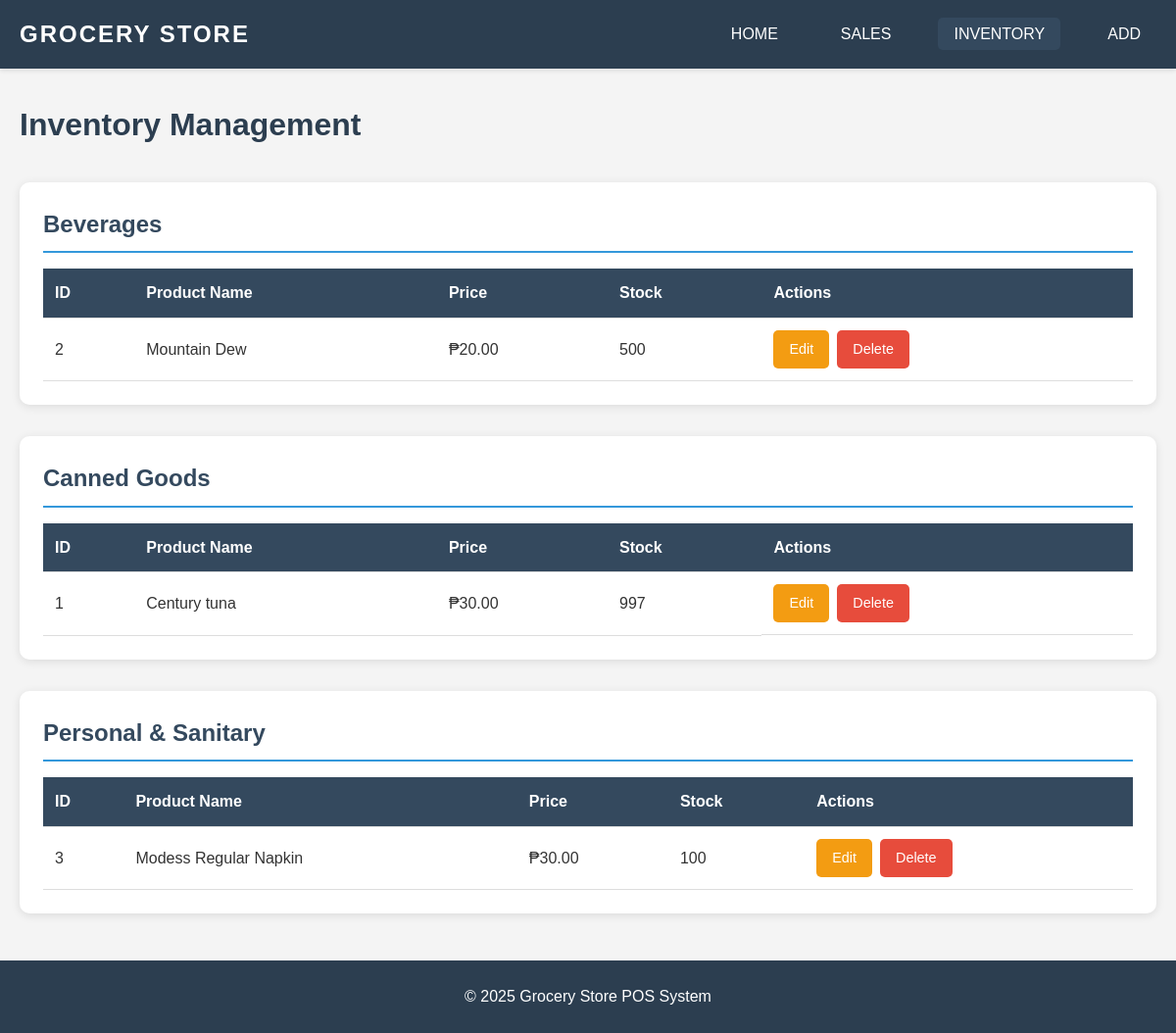
Page /inventory on the committed database.
### app.py (models this page shows, shortened)
class Product(db.Model):
    id = db.Column(db.Integer, primary_key=True)
    name = db.Column(db.String(200), nullable=False)
    category = db.Column(db.String(100), nullable=False)
    price = db.Column(db.Float, nullable=False)
    stock = db.Column(db.Integer, nullable=False, default=0)
    date_added = db.Column(db.DateTime, default=datetime.utcnow)

### app.py (the view)
@app.route('/inventory')
def inventory():
    products = Product.query.order_by(Product.category, Product.name).all()
    categories = {}
    for product in products:
        if product.category not in categories:
            categories[product.category] = []
        categories[product.category].append(product)
    return render_template('inventory.html', categories=categories)

### templates/inventory.html (shortened to what this page needs)
{% extends "base.html" %}
{% block content %}
<div class="inventory-container">
    <h1>Inventory Management</h1>
    {% if categories %}
        {% for category, products in categories.items() %}
        <div class="category-section">
            <h2>{{ category }}</h2>
            <table class="inventory-table">
                <thead>
                    <tr>
                        <th>ID</th>
                        <th>Product Name</th>
                        <th>Price</th>
                        <th>Stock</th>
                        <th>Actions</th>
                    </tr>
                </thead>
                <tbody>
                    {% for product in products %}
                    <tr class="{% if product.stock < 10 %}low-stock{% endif %}">
                        <td>{{ product.id }}</td>
                        <td>{{ product.name }}</td>
                        <td>₱{{ "%.2f"|format(product.price) }}</td>
                        <td>{{ product.stock }}</td>
                        <td class="actions">
                            <a href="{{ url_for('update_product', id=product.id) }}" class="btn btn-edit">Edit</a>
                            <a href="{{ url_for('delete_product', id=product.id) }}" class="btn btn-delete" onclick="return confirm('Are you sure you want to delete this product?')">Delete</a>
                        </td>
                    </tr>
                    {% endfor %}
                </tbody>
            </table>
        </div>
        {% endfor %}
    {% else %}
        <p class="no-data">No products in inventory. <a href="{{ url_for('add_product') }}">Add your first product</a></p>
    {% endif %}
</div>
{% endblock %}

### templates/base.html (shortened to what this page needs)
<!DOCTYPE html>
<html lang="en">
<head>
    <link rel="stylesheet" href="{{ url_for('static', filename='style.css') }}">
</head>
<body>
    <header>
        <nav>
            <div class="logo">
                <h1>GROCERY STORE</h1>
            </div>
            <ul class="nav-links">
                <li><a href="{{ url_for('home') }}" class="{% if request.endpoint == 'home' %}active{% endif %}">HOME</a></li>
                <li><a href="{{ url_for('sales') }}" class="{% if request.endpoint == 'sales' %}active{% endif %}">SALES</a></li>
                <li><a href="{{ url_for('inventory') }}" class="{% if request.endpoint == 'inventory' %}active{% endif %}">INVENTORY</a></li>
                <li><a href="{{ url_for('add_product') }}" class="{% if request.endpoint == 'add_product' %}active{% endif %}">ADD</a></li>
            </ul>
        </nav>
    </header>
    <main>
        {% block content %}{% endblock %}
    </main>
    <footer>
        <p>&copy; 2025 Grocery Store POS System</p>
    </footer>
</body>
</html>

### static/style.css (style rules this page uses)
* { margin: 0; padding: 0; box-sizing: border-box; }
body { font-family: Arial, sans-serif; line-height: 1.6; color: #333; background-color: #f4f4f4; }
header { background-color: #2c3e50; color: white; padding: 1rem 0; box-shadow: 0 2px 5px rgba(0,0,0,0.1); }
nav { max-width: 1200px; margin: 0 auto; padding: 0 20px; display: flex; justify-content: space-between; align-items: center; }
.logo h1 { font-size: 1.5rem; letter-spacing: 2px; }
.nav-links { display: flex; list-style: none; gap: 2rem; }
.nav-links a { color: white; text-decoration: none; padding: 0.5rem 1rem; border-radius: 5px; transition: background-color 0.3s; font-weight: 500; }
.nav-links a:hover, .nav-links a.active { background-color: #34495e; }
main { max-width: 1200px; margin: 2rem auto; padding: 0 20px; min-height: calc(100vh - 200px); }
.inventory-container h1 { margin-bottom: 2rem; color: #2c3e50; }
.category-section { background: white; padding: 1.5rem; border-radius: 10px; margin-bottom: 2rem; box-shadow: 0 2px 10px rgba(0,0,0,0.1); }
.category-section h2 { color: #34495e; margin-bottom: 1rem; padding-bottom: 0.5rem; border-bottom: 2px solid #3498db; }
.inventory-table, .sales-table { width: 100%; border-collapse: collapse; margin-top: 1rem; }
.inventory-table th, .inventory-table td, .sales-table th, .sales-table td { padding: 0.75rem; text-align: left; border-bottom: 1px solid #ddd; }
.inventory-table th, .sales-table th { background-color: #34495e; color: white; font-weight: 600; }
.actions { display: flex; gap: 0.5rem; }
.btn { display: inline-block; padding: 0.5rem 1rem; border: none; border-radius: 5px; text-decoration: none; cursor: pointer; font-size: 0.9rem; transition: background-color 0.3s, transform 0.2s; }
.btn-edit { background-color: #f39c12; color: white; }
.btn-delete { background-color: #e74c3c; color: white; }
footer { background-color: #2c3e50; color: white; text-align: center; padding: 1.5rem 0; margin-top: 3rem; }

### rows in the picture
Product: category "Beverages", id "2", name "Mountain Dew", price "20.00", stock "500"
Product: category "Canned Goods", id "1", name "Century tuna", price "30.00", stock "997"
Product: category "Personal & Sanitary", id "3", name "Modess Regular Napkin", price "30.00", stock "100"
